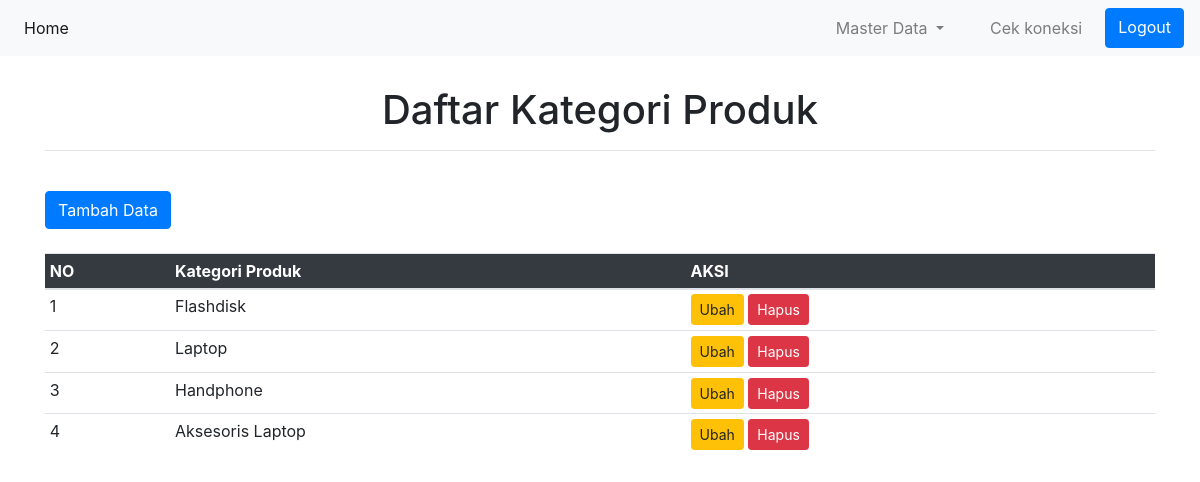
The app's page /views/kategori/index.php (signed in) with its own data.
### tables this page shows
CREATE TABLE `kategori_produk` (
  `id_kategori` int(15) NOT NULL,
  `nama_kategori` varchar(255) NOT NULL
);

### views/kategori/index.php (the view, shortened to what this page needs)
<!DOCTYPE html>
<html>
<head>
	<link rel="stylesheet" type="text/css" href="../../assets/css/bootstrap.css">
</head>
<body>
	<nav class="navbar navbar-expand-lg navbar-light bg-light">
		<div class="collapse navbar-collapse" id="navbarSupportedContent">
			<ul class="navbar-nav mr-auto">
				<li class="nav-item active">
					<a class="nav-link" href="../../index.php">Home <span class="sr-only">(current)</span></a>
				</li>
			</ul>
			<form class="form-inline my-2 my-lg-0">
				<ul class="navbar-nav mr-auto">
					<li class="nav-item dropdown" style="padding-right: 30px;" >
						<a class="nav-link dropdown-toggle" href="#" id="navbarDropdown" role="button" data-toggle="dropdown" aria-haspopup="true" aria-expanded="false">
							Master Data
						</a>
					</li>
					<li class="nav-item" style="padding-right: 15px;">
						<a class="nav-link" href="../../controller/koneksi.php">Cek koneksi</a>
					</li>
					<a class="btn btn-primary" href="../../controller/pelanggan/logout.php">Logout</a>
				</ul>
			</form>
		</div>
	</nav>
	<div class="container" style="padding-top: 30px; ">
		<h1><center>Daftar Kategori Produk</center></h1>
		<hr>
		<br>
		<a class="btn btn-primary" href="add.php">Tambah Data</a>
		<br><br>
		<table class="table table-hover table-sm">
			<thead class="bg-dark text-white">
				<tr>
					<th>NO</th>
					<th>Kategori Produk</th>
					<th>AKSI</th>
				</tr>
			</thead>
			<?php
			include '../../controller/koneksi.php';
			$query ="SELECT * FROM kategori_produk";
			$result = mysqli_query($koneksi,$query);
			$no=1;
			foreach ($result as $row ) { ?>
				<tr>
					<td><?= $no++; ?></td>
					<td><?= $row['nama_kategori']; ?></td>
					<td>
						<a  href="edit.php?id_kategori=<?= $row['id_kategori']  ?>" class="btn btn-warning btn-sm">Ubah</a>
						<a  href="../../controller/kategori/delete.php?id_kategori=<?= $row['id_kategori']  ?>" class="btn btn-danger btn-sm">Hapus</a>
					</td>
				</tr>
			<?php } ?>
		</table>
	</div>
</body>
</html>

### records on screen
kategori_produk: nama_kategori "Flashdisk"
kategori_produk: nama_kategori "Laptop"
kategori_produk: nama_kategori "Handphone"
kategori_produk: nama_kategori "Aksesoris Laptop"
